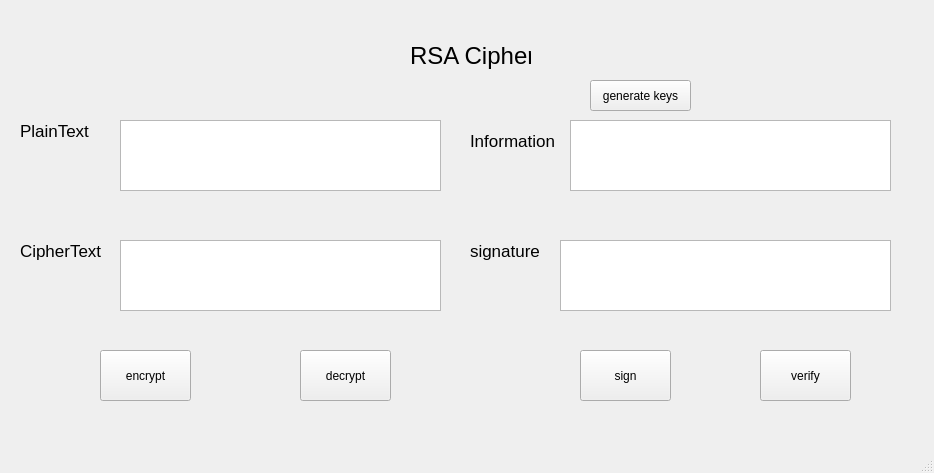
<?xml version="1.0" encoding="UTF-8"?>
<ui version="4.0">
 <class>MainWindow</class>
 <widget class="QMainWindow" name="MainWindow">
  <property name="geometry">
   <rect>
    <x>0</x>
    <y>0</y>
    <width>934</width>
    <height>473</height>
   </rect>
  </property>
  <property name="windowTitle">
   <string>MainWindow</string>
  </property>
  <widget class="QWidget" name="centralwidget">
   <widget class="QLabel" name="label">
    <property name="geometry">
     <rect>
      <x>410</x>
      <y>20</y>
      <width>121</width>
      <height>71</height>
     </rect>
    </property>
    <property name="font">
     <font>
      <pointsize>18</pointsize>
     </font>
    </property>
    <property name="text">
     <string>RSA Cipher</string>
    </property>
   </widget>
   <widget class="QPushButton" name="btn_gen_keys">
    <property name="geometry">
     <rect>
      <x>590</x>
      <y>80</y>
      <width>101</width>
      <height>31</height>
     </rect>
    </property>
    <property name="text">
     <string>generate keys</string>
    </property>
   </widget>
   <widget class="QLabel" name="label_2">
    <property name="geometry">
     <rect>
      <x>20</x>
      <y>120</y>
      <width>71</width>
      <height>21</height>
     </rect>
    </property>
    <property name="font">
     <font>
      <pointsize>13</pointsize>
     </font>
    </property>
    <property name="text">
     <string>PlainText</string>
    </property>
   </widget>
   <widget class="QTextEdit" name="txt_plain_text">
    <property name="geometry">
     <rect>
      <x>120</x>
      <y>120</y>
      <width>321</width>
      <height>71</height>
     </rect>
    </property>
   </widget>
   <widget class="QLabel" name="label_3">
    <property name="geometry">
     <rect>
      <x>20</x>
      <y>240</y>
      <width>81</width>
      <height>21</height>
     </rect>
    </property>
    <property name="font">
     <font>
      <pointsize>13</pointsize>
     </font>
    </property>
    <property name="text">
     <string>CipherText</string>
    </property>
   </widget>
   <widget class="QTextEdit" name="txt_cipher_text">
    <property name="geometry">
     <rect>
      <x>120</x>
      <y>240</y>
      <width>321</width>
      <height>71</height>
     </rect>
    </property>
   </widget>
   <widget class="QLabel" name="label_4">
    <property name="geometry">
     <rect>
      <x>470</x>
      <y>130</y>
      <width>91</width>
      <height>21</height>
     </rect>
    </property>
    <property name="font">
     <font>
      <pointsize>13</pointsize>
     </font>
    </property>
    <property name="text">
     <string>Information</string>
    </property>
   </widget>
   <widget class="QTextEdit" name="txt_info">
    <property name="geometry">
     <rect>
      <x>570</x>
      <y>120</y>
      <width>321</width>
      <height>71</height>
     </rect>
    </property>
   </widget>
   <widget class="QLabel" name="label_5">
    <property name="geometry">
     <rect>
      <x>470</x>
      <y>240</y>
      <width>81</width>
      <height>21</height>
     </rect>
    </property>
    <property name="font">
     <font>
      <pointsize>13</pointsize>
     </font>
    </property>
    <property name="text">
     <string>signature</string>
    </property>
   </widget>
   <widget class="QTextEdit" name="txt_sign">
    <property name="geometry">
     <rect>
      <x>560</x>
      <y>240</y>
      <width>331</width>
      <height>71</height>
     </rect>
    </property>
   </widget>
   <widget class="QPushButton" name="btn_encrypt">
    <property name="geometry">
     <rect>
      <x>100</x>
      <y>350</y>
      <width>91</width>
      <height>51</height>
     </rect>
    </property>
    <property name="text">
     <string>encrypt</string>
    </property>
   </widget>
   <widget class="QPushButton" name="btn_decrypt">
    <property name="geometry">
     <rect>
      <x>300</x>
      <y>350</y>
      <width>91</width>
      <height>51</height>
     </rect>
    </property>
    <property name="text">
     <string>decrypt</string>
    </property>
   </widget>
   <widget class="QPushButton" name="btn_sign">
    <property name="geometry">
     <rect>
      <x>580</x>
      <y>350</y>
      <width>91</width>
      <height>51</height>
     </rect>
    </property>
    <property name="text">
     <string>sign</string>
    </property>
   </widget>
   <widget class="QPushButton" name="btn_verify">
    <property name="geometry">
     <rect>
      <x>760</x>
      <y>350</y>
      <width>91</width>
      <height>51</height>
     </rect>
    </property>
    <property name="text">
     <string>verify</string>
    </property>
   </widget>
  </widget>
  <widget class="QMenuBar" name="menubar">
   <property name="geometry">
    <rect>
     <x>0</x>
     <y>0</y>
     <width>934</width>
     <height>21</height>
    </rect>
   </property>
  </widget>
  <widget class="QStatusBar" name="statusbar"/>
 </widget>
 <resources/>
 <connections/>
</ui>
